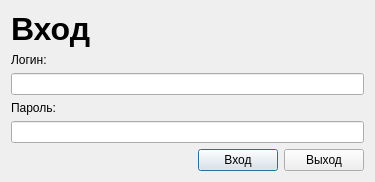
<?xml version="1.0" encoding="UTF-8"?>
<ui version="4.0">
 <class>authorization_dialog</class>
 <widget class="QDialog" name="authorization_dialog">
  <property name="geometry">
   <rect>
    <x>0</x>
    <y>0</y>
    <width>375</width>
    <height>178</height>
   </rect>
  </property>
  <property name="sizePolicy">
   <sizepolicy hsizetype="Minimum" vsizetype="Fixed">
    <horstretch>0</horstretch>
    <verstretch>0</verstretch>
   </sizepolicy>
  </property>
  <property name="maximumSize">
   <size>
    <width>16777215</width>
    <height>178</height>
   </size>
  </property>
  <property name="windowTitle">
   <string>Dialog</string>
  </property>
  <layout class="QGridLayout" name="gridLayout">
   <item row="2" column="0" colspan="4">
    <widget class="QLineEdit" name="lineEdit_login"/>
   </item>
   <item row="5" column="0">
    <spacer name="horizontalSpacer">
     <property name="orientation">
      <enum>Qt::Horizontal</enum>
     </property>
     <property name="sizeHint" stdset="0">
      <size>
       <width>40</width>
       <height>20</height>
      </size>
     </property>
    </spacer>
   </item>
   <item row="4" column="0" colspan="4">
    <widget class="QLineEdit" name="lineEdit_password">
     <property name="echoMode">
      <enum>QLineEdit::Password</enum>
     </property>
    </widget>
   </item>
   <item row="0" column="0" colspan="4">
    <widget class="QLabel" name="label_3">
     <property name="font">
      <font>
       <pointsize>24</pointsize>
       <weight>75</weight>
       <bold>true</bold>
      </font>
     </property>
     <property name="text">
      <string>Вход</string>
     </property>
    </widget>
   </item>
   <item row="5" column="2">
    <widget class="QPushButton" name="pushButton_login">
     <property name="text">
      <string>Вход</string>
     </property>
    </widget>
   </item>
   <item row="1" column="0" colspan="4">
    <widget class="QLabel" name="label">
     <property name="sizePolicy">
      <sizepolicy hsizetype="Expanding" vsizetype="Maximum">
       <horstretch>0</horstretch>
       <verstretch>0</verstretch>
      </sizepolicy>
     </property>
     <property name="text">
      <string>Логин:</string>
     </property>
    </widget>
   </item>
   <item row="5" column="3">
    <widget class="QPushButton" name="pushButton_exit">
     <property name="text">
      <string>Выход</string>
     </property>
    </widget>
   </item>
   <item row="3" column="0" colspan="4">
    <widget class="QLabel" name="label_2">
     <property name="sizePolicy">
      <sizepolicy hsizetype="Expanding" vsizetype="Maximum">
       <horstretch>0</horstretch>
       <verstretch>0</verstretch>
      </sizepolicy>
     </property>
     <property name="text">
      <string>Пароль:</string>
     </property>
    </widget>
   </item>
   <item row="5" column="1">
    <widget class="QLabel" name="label_error">
     <property name="text">
      <string/>
     </property>
    </widget>
   </item>
  </layout>
 </widget>
 <resources/>
 <connections/>
</ui>
